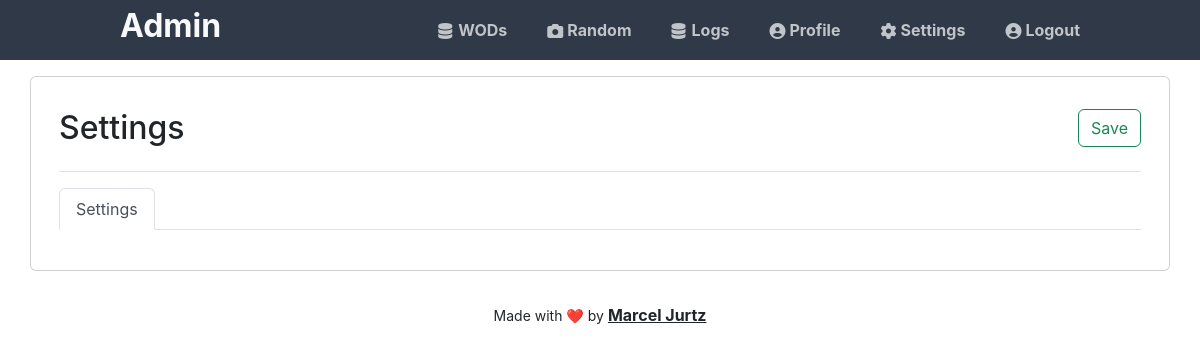
The page /admin/settings.php (signed in) on the database as committed earlier.
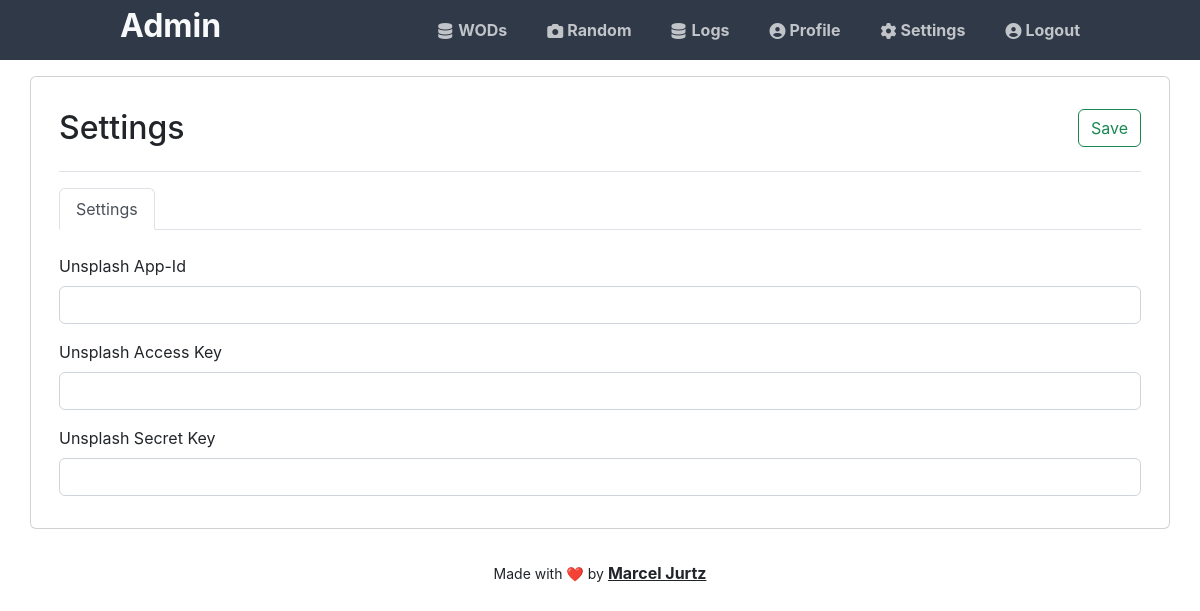
The same page on the database as committed later.
### tables this page shows
CREATE TABLE setting(
  id INT PRIMARY KEY AUTO_INCREMENT,
  systemname VARCHAR(50),
  displayname VARCHAR(50),
  value VARCHAR(500)
);

### admin/settings.php (the view, shortened to what this page needs)
<?php
$con = getConnection();
$stmt = $con->prepare('SELECT id, systemname, displayname, value FROM setting ORDER BY id LIMIT 100');
$stmt->execute();
$result = $stmt->get_result();
$settings = array();
while ($row = $result->fetch_assoc()) {
    $settings[] = $row;
}
?>
<!DOCTYPE html>
<html>
<?php include('./shared/head.inc.php') ?>
<body class="loggedin">
    <?php include('./shared/menu.inc.php'); ?>
    <div class="container card my-3">
        <div class="card-body">
            <div class="row">
                <div class="col-12">
                    <div class="d-flex justify-content-between border-bottom py-3 mb-3">
                        <h2>Settings</h2>
                        <div>
                            <input class="btn btn-outline-success" type="submit" value="Save" form="form-settings">
                        </div>
                    </div>
                </div>
            </div>
            <ul class="nav nav-tabs mb-4" id="tabMember" role="tablist">
                <li class="nav-item">
                    <a class="nav-link active" id="main-tab" data-bs-toggle="tab" href="#main" role="tab" aria-controls="main" aria-selected="true">
                        Settings
                    </a>
                </li>
            </ul>
            <div class="tab-content" id="tabMemberContent">
                <div class="tab-pane fade active show" id="main" role="tabpanel" aria-labelledby="main-tab">
                    <form id="form-settings" action="./save/settings.php" method="POST">
                        <?php foreach ($settings as $setting) : ?>
                            <div class="mb-3">
                                <label for="<?= $setting['systemname'] ?>" class="form-label"><?= $setting['displayname'] ?></label>
                                <input type="text" class="form-control" id="<?= $setting['systemname'] ?>" name="<?= $setting['systemname'] ?>" value="<?= $setting['value'] ?>" maxlength="500">
                            </div>
                        <?php endforeach; ?>
                    </form>
                </div>
            </div>
        </div>
    </div>
    <?php include('./shared/footer.inc.php'); ?>
</body>
</html>

### admin/shared/head.inc.php (shortened to what this page needs)
<?php
    $root = '/workouts/assets';
?>
<head>
    <link rel="stylesheet" href="<?php echo $root .  '/css/stylesheet.css' ?>" type="text/css">
    <link rel="stylesheet" href="<?php echo $root .  '/vendor/fontawesome-free-6.2.0-web/css/all.min.css' ?>" type="text/css">
    <link rel="stylesheet" href="<?php echo $root .  '/vendor/bootstrap-5.2.1-dist/css/bootstrap.min.css' ?>" type="text/css">
</head>

### admin/shared/menu.inc.php (shortened to what this page needs)
<?php
$root = '/workouts/admin';
?>
<nav class="navtop ">
    <div class="desktop py-3 d-none d-lg-flex">
        <h1 class="text-light"><a class="text-reset text-decoration-none h2" href="<?php echo $root .  '/index.php' ?>">Admin</a></h1>
        <a href="<?php echo $root .  '/index.php' ?>"><i class="fas fa-fw fa-database"></i>WODs</a>
        <a href="<?php echo $root .  '/imgen.php' ?>"><i class="fas fa-fw fa-camera"></i>Random</a>
        <a href="<?php echo $root .  '/logs.php' ?>"><i class="fas fa-fw fa-database"></i>Logs</a>
        <a href="<?php echo $root .  '/profile.php' ?>"><i class="fas fa-fw fa-user-circle"></i>Profile</a>
        <a href="<?php echo $root .  '/settings.php' ?>"><i class="fas fa-fw fa-cog"></i>Settings</a>
        <a href="<?php echo $root .  '/logout.php' ?>"><i class="fas fa-fw fa-user-circle"></i>Logout</a>
    </div>
</nav>

### admin/shared/footer.inc.php (shortened to what this page needs)
<div class="container mx-auto small text-center bg-transparent footer" style="max-width:450px;">
    Made with ❤️ by <a class="text-dark" href="https://mjurtz.com"><b> Marcel Jurtz</b></a>
</div>

### assets/css/stylesheet.css (style rules this page uses)
.navtop { background-color: #2f3947; height: 60px; width: 100%; border: 0; }
.navtop div.desktop { margin: 0 auto; width: 1000px; height: 100%; }
.navtop div.desktop h1, .navtop div.desktop a { display: inline-flex; align-items: center; }
.navtop div.desktop h1 { flex: 1; font-size: 24px; padding: 0; margin: 0; color: #eaebed; font-weight: normal; }
.navtop div.desktop a { padding: 0 20px; text-decoration: none; color: #c1c4c8; font-weight: bold; }
.navtop div.desktop a i { padding: 2px 8px 0 0; }
.footer { margin-top: 2rem; margin-bottom: 1rem; }
* { box-sizing: border-box; font-family: -apple-system, BlinkMacSystemFont, "segoe ui", roboto, oxygen, ubuntu, cantarell, "fira sans", "droid sans", "helvetica neue", Arial, sans-serif; font-size: 16px; -webkit-font-smoothing: antialiased; -moz-osx-font-smoothing: grayscale; }
html { height: 100%; }

Rows that differ between the two databases and show on the page:
added setting: displayname "Unsplash App-Id"
added setting: displayname "Unsplash Access Key"
added setting: displayname "Unsplash Secret Key"
